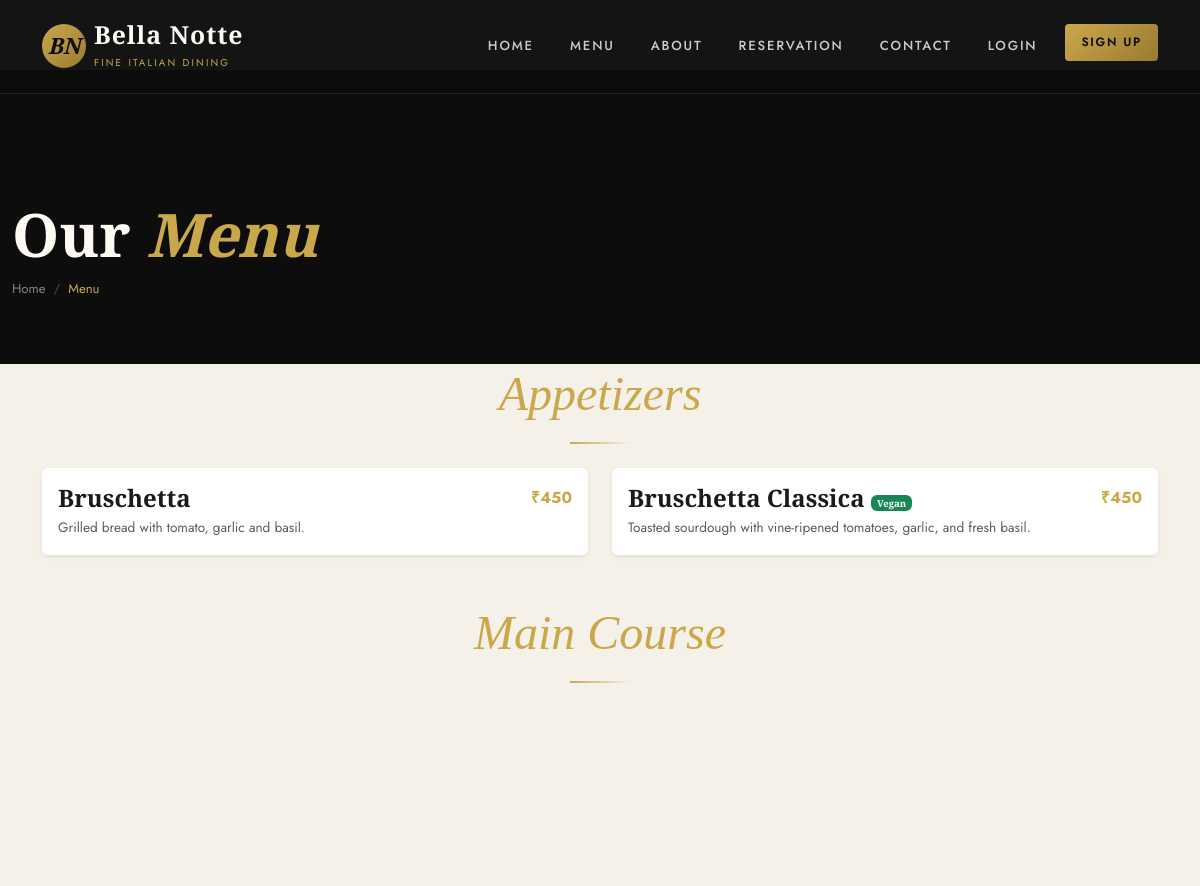
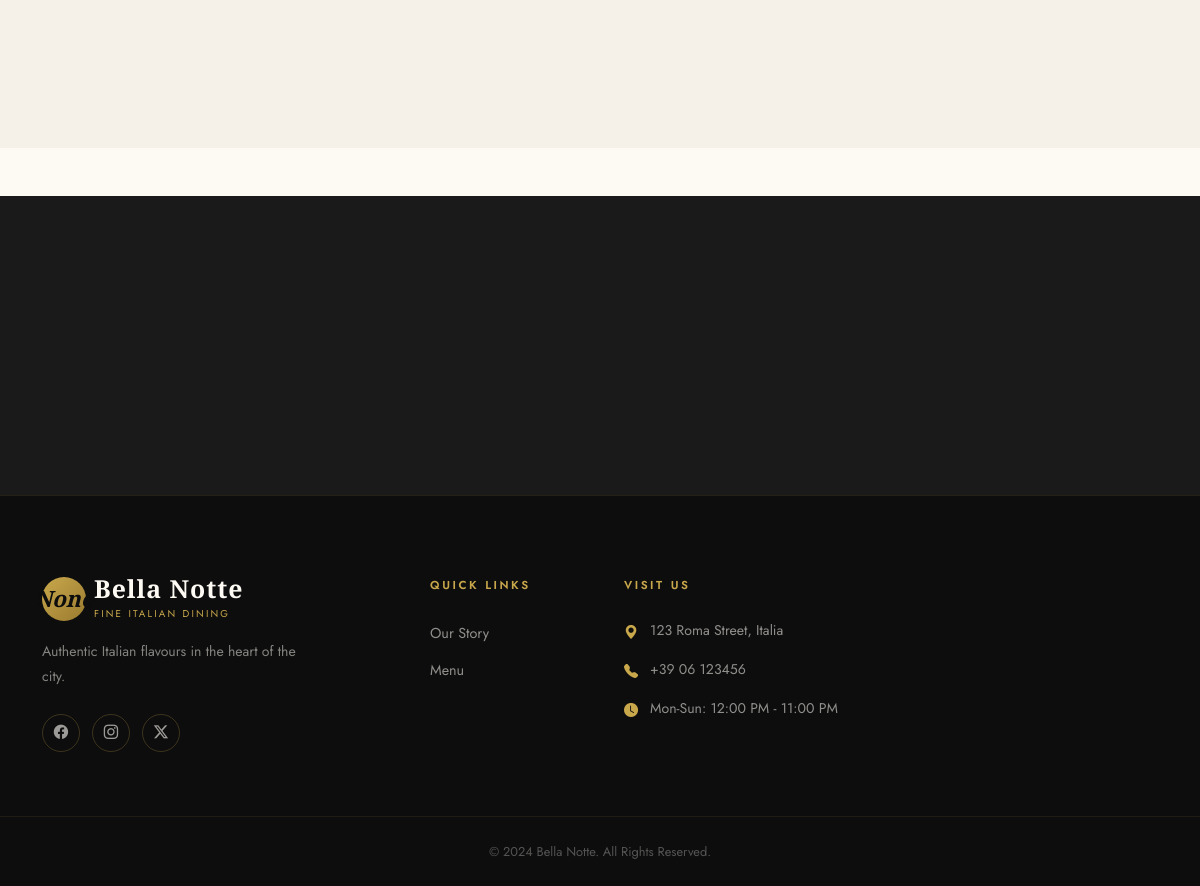
The app's page /menu/ with its own data (2 pictures, top to bottom).
### paradox/models.py (models this page shows, shortened)
class HOME(models.Model):
    loader_logo = models.CharField(max_length=200, blank=True, null=True)
    brand_logo = models.CharField(max_length=200, blank=True, null=True)
    brand_name = models.CharField(max_length=200, blank=True, null=True)
    brand_tagline = models.CharField(max_length=200, blank=True, null=True)
    remarks = models.CharField(max_length=200, blank=True, null=True)

class header(models.Model):
    nav_item = models.CharField(max_length=200, blank=True, null=True)
    url = models.CharField(max_length=200, default="#")
    order = models.PositiveIntegerField(default=0)
    class Meta:
        ordering = ['order']

class MenuPage(models.Model):
    banner_title = models.CharField(max_length=200)
    banner_highlight = models.CharField(max_length=200)
    banner_image = models.ImageField(upload_to='menu/banner/')

class MenuCategory(models.Model):
    name = models.CharField(max_length=100, help_text="e.g. Appetizers, Main Course, Desserts")
    order = models.PositiveIntegerField(default=0)
    class Meta:
        ordering = ['order']
        verbose_name = "Menu Category"
        verbose_name_plural = "Menu Categories"

class MenuItem(models.Model):
    category = models.ForeignKey(MenuCategory, related_name='items', on_delete=models.CASCADE)
    name = models.CharField(max_length=200)
    description = models.TextField()
    price = models.CharField(max_length=50)
    image = models.ImageField(upload_to='menu/items/', blank=True, null=True)
    is_vegan = models.BooleanField(default=False)
    is_spicy = models.BooleanField(default=False)
    order = models.PositiveIntegerField(default=0)
    class Meta:
        ordering = ['order']
        verbose_name = "Menu Item"
        verbose_name_plural = "Menu Items"

class FOOTERINFO(models.Model):
    brand_logo = models.CharField(max_length=200, blank=True, null=True)
    brand_name = models.CharField(max_length=200, blank=True, null=True)
    brand_tagline = models.CharField(max_length=200, blank=True, null=True)
    brand_line = models.CharField(max_length=200, blank=True, null=True)
    footer_bottom = models.CharField(max_length=200, blank=True, null=True)

class FOOTER(models.Model):
    footer_heading = models.CharField(max_length=200)
    footer_detail = models.CharField(max_length=500)
    title = models.CharField(max_length=100)
    url = models.CharField(max_length=200, default="#")

class FooterContact(models.Model):
    address = models.CharField(max_length=255)
    phone = models.CharField(max_length=20)
    timing = models.CharField(max_length=100)

### paradox/views.py (the view)
# urls.py: path('menu/', views.menu, name='menu'),
def menu(request):
    menu_page = MenuPage.objects.first()
    categories = MenuCategory.objects.all().prefetch_related('items')
    context = {
        'menu_page': menu_page,
        'categories': categories,
    }
    return render(request, 'menu.html', context)

### paradox/context_processors.py (called while the page is built)
def global_context(request):
    return {
        'abc': header.objects.all(),
        'dfe': HOME.objects.first(),
        'ghi': FOOTER.objects.all(),
        'jkl': FooterContact.objects.all(),
        'mno': FOOTERINFO.objects.first(),
    }

### templates/menu.html (shortened to what this page needs)
{% load static %}
{% include 'header.html' %}
<section class="page-banner">
  <div class="page-banner-bg" {% if menu_page.banner_image %}style="background-image:url('{{ menu_page.banner_image.url }}');"{% endif %}></div>
  <div class="page-banner-overlay"></div>
  <div class="container-fluid page-banner-content">
    <h1>{{ menu_page.banner_title }} <em style="font-style:italic;color:var(--gold);">{{ menu_page.banner_highlight }}</em></h1>
    <nav aria-label="breadcrumb">
      <ol class="breadcrumb mb-0">
        <li class="breadcrumb-item"><a href="/">Home</a></li>
        <li class="breadcrumb-item active">Menu</li>
      </ol>
    </nav>
  </div>
</section>
<section class="section-pad bg-off-white">
  <div class="container">
    {% for category in categories %}
    <div class="menu-category-block mb-5 reveal">
      <div class="text-center mb-4">
        <h2 class="section-title"><span>{{ category.name }}</span></h2>
        <div class="section-divider mx-auto"></div>
      </div>
      <div class="row g-4">
        {% for item in category.items.all %}
        <div class="col-md-6 reveal reveal-delay-{{ forloop.counter }}">
          <div class="menu-item-row d-flex gap-3 p-3 bg-white rounded shadow-sm">
            <div class="flex-grow-1">
              <div class="d-flex justify-content-between align-items-center mb-1">
                <h4 class="menu-item-name mb-0">{{ item.name }}
                  {% if item.is_vegan %}<span class="badge bg-success" style="font-size:0.6rem;">Vegan</span>{% endif %}
                </h4>
                <span class="menu-item-price text-gold fw-bold">{{ item.price }}</span>
              </div>
              <p class="menu-item-desc text-muted mb-0" style="font-size:0.85rem;">{{ item.description }}</p>
            </div>
          </div>
        </div>
        {% endfor %}
      </div>
    </div>
    {% empty %}
    <div class="text-center py-5">
      <p>Our menu is currently being updated. Please check back soon!</p>
    </div>
    {% endfor %}
  </div>
</section>
<section class="section-pad-sm" style="background:var(--dark);">
  <div class="container text-center">
  </div>
</section>
{% include 'footer.html' %}

### templates/header.html (shortened to what this page needs)
{% load static %}
<!DOCTYPE html>
<html lang="en">
<head>
  <link rel="stylesheet" href="https://cdn.jsdelivr.net/npm/bootstrap@5.3.3/dist/css/bootstrap.min.css" />
  <link rel="stylesheet" href="https://cdn.jsdelivr.net/npm/bootstrap-icons@1.11.3/font/bootstrap-icons.min.css" />
 <link rel="stylesheet" href="{% static 'style.css' %}">
</head>
<body>
<nav class="navbar navbar-expand-lg fixed-top" id="mainNavbar">
  <div class="container">
    <a class="navbar-brand" href="/">
      <div class="brand-logo">{{dfe.brand_logo}}</div>
      <div>
        <span class="brand-name">{{dfe.brand_name}}</span>
        <span class="brand-tagline">{{dfe.brand_tagline}}</span>
      </div>
    </a>
    <div class="collapse navbar-collapse" id="navMenu">
      <ul class="navbar-nav ms-auto align-items-lg-center gap-lg-1">
        {% if user.is_authenticated and user.is_superuser and '/admin-portal' in request.path %}
        <li class="nav-item"><a class="nav-link" href="{% url 'admin_portal' %}#bookings-section">Bookings</a></li>
        <li class="nav-item"><a class="nav-link" href="{% url 'admin_portal' %}#tables-section">Table Management</a></li>
        <li class="nav-item"><a class="nav-link" href="{% url 'admin_staff_management' %}">Staffs & Leaves</a></li>
        <li class="nav-item"><a class="nav-link" href="#" data-bs-toggle="modal" data-bs-target="#inventoryModal">Inventory</a></li>
        {% else %}
        {% for x in abc %}
        <li class="nav-item"><a class="nav-link" href="{{ x.url }}">{{ x.nav_item }}</a></li>
        {% endfor %}
        {% endif %}
        {% if user.is_authenticated %}
            {% if user.is_superuser %}
            <li class="nav-item"><a class="nav-link" href="{% url 'admin_portal' %}">Admin Portal</a></li>
            {% elif user.is_staff %}
            <li class="nav-item"><a class="nav-link" href="{% url 'staff_dashboard' %}">Staff Dashboard</a></li>
            {% else %}
            <li class="nav-item"><a class="nav-link" href="{% url 'dashboard' %}">Dashboard</a></li>
            {% endif %}
            <li class="nav-item"><a class="btn-gold ms-lg-2 px-3 py-2" style="font-size:0.75rem;border-radius:4px;display:inline-block;letter-spacing:0.14em;text-transform:uppercase;font-weight:600;background:transparent;border:1px solid var(--gold);color:var(--gold);" href="{% url 'logout' %}">Logout</a></li>
        {% else %}
            <li class="nav-item"><a class="nav-link" href="{% url 'login' %}">Login</a></li>
            <li class="nav-item"><a class="btn-gold ms-lg-2 px-3 py-2" style="font-size:0.75rem;border-radius:4px;display:inline-block;letter-spacing:0.14em;text-transform:uppercase;font-weight:600;" href="{% url 'signup' %}">Sign Up</a></li>
        {% endif %}
      </ul>
    </div>
  </div>
</nav>
</body>

### templates/footer.html (shortened to what this page needs)
{% load static %}
<footer>
  <div class="container">
    <div class="row g-5">
      <div class="col-lg-4">
        <a class="navbar-brand mb-3 d-flex align-items-center gap-2" href="/" style="text-decoration:none;">
          <div class="brand-logo">{{ mno.brand_logo }}</div>
          <div>
            <span class="brand-name">{{ mno.brand_name }}</span>
            <span class="brand-tagline">{{ mno.brand_tagline }}</span>
          </div>
        </a>
        <p class="footer-desc">{{ mno.brand_line }}</p>
        <div class="social-icons mt-4">
          <a href="#" class="social-icon"><i class="bi bi-facebook"></i></a>
          <a href="#" class="social-icon"><i class="bi bi-instagram"></i></a>
          <a href="#" class="social-icon"><i class="bi bi-twitter-x"></i></a>
        </div>
      </div>
      <div class="col-sm-6 col-lg-2">
        <span class="footer-heading">Quick Links</span>
        <ul class="footer-links">
          {% for i in ghi %}
          <li>
            <a href="{{ i.url }}">{{ i.title }}</a>
          </li>
          {% endfor %}
        </ul>
      </div>
      <div class="col-lg-4">
        <span class="footer-heading">Visit Us</span>
        <ul class="footer-contact">
          {% for i in jkl %}
          <li>
            <span class="icon"><i class="bi bi-geo-alt-fill"></i></span>
            <span>{{ i.address }}</span>
          </li>
          <li>
            <span class="icon"><i class="bi bi-telephone-fill"></i></span>
            <span>{{ i.phone }}</span>
          </li>
          <li>
            <span class="icon"><i class="bi bi-clock-fill"></i></span>
            <span>{{ i.timing }}</span>
          </li>
          {% endfor %}
        </ul>
      </div>
    </div>
  </div>
  <div class="footer-bottom">
    <div class="container text-center">
      <p>{{ mno.footer_bottom }}</p>
    </div>
  </div>
</footer>
</body>
</html>

### records on screen
HOME: brand_logo "BN", brand_name "Bella Notte", brand_tagline "FINE ITALIAN DINING"
header: nav_item "HOME"
header: nav_item "MENU"
header: nav_item "ABOUT"
header: nav_item "RESERVATION"
header: nav_item "CONTACT"
MenuPage: banner_title "Our", banner_highlight "Menu"
MenuCategory: name "Appetizers"
MenuItem: name "Bruschetta", price "₹450", description "Grilled bread with tomato, garlic and basil."
MenuItem: name "Bruschetta Classica", is_vegan "Vegan", price "₹450", description "Toasted sourdough with vine-ripened tomatoes, garlic, and fresh basil."
MenuCategory: name "Main Course"
FOOTERINFO: brand_logo "None", brand_name "Bella Notte", brand_tagline "FINE ITALIAN DINING", brand_line "Authentic Italian flavours in the heart of the city.", footer_bottom "© 2024 Bella Notte. All Rights Reserved."
FOOTER: title "Our Story"
FOOTER: title "Menu"
FooterContact: address "123 Roma Street, Italia", phone "+39 06 123456", timing "Mon-Sun: 12:00 PM - 11:00 PM"
